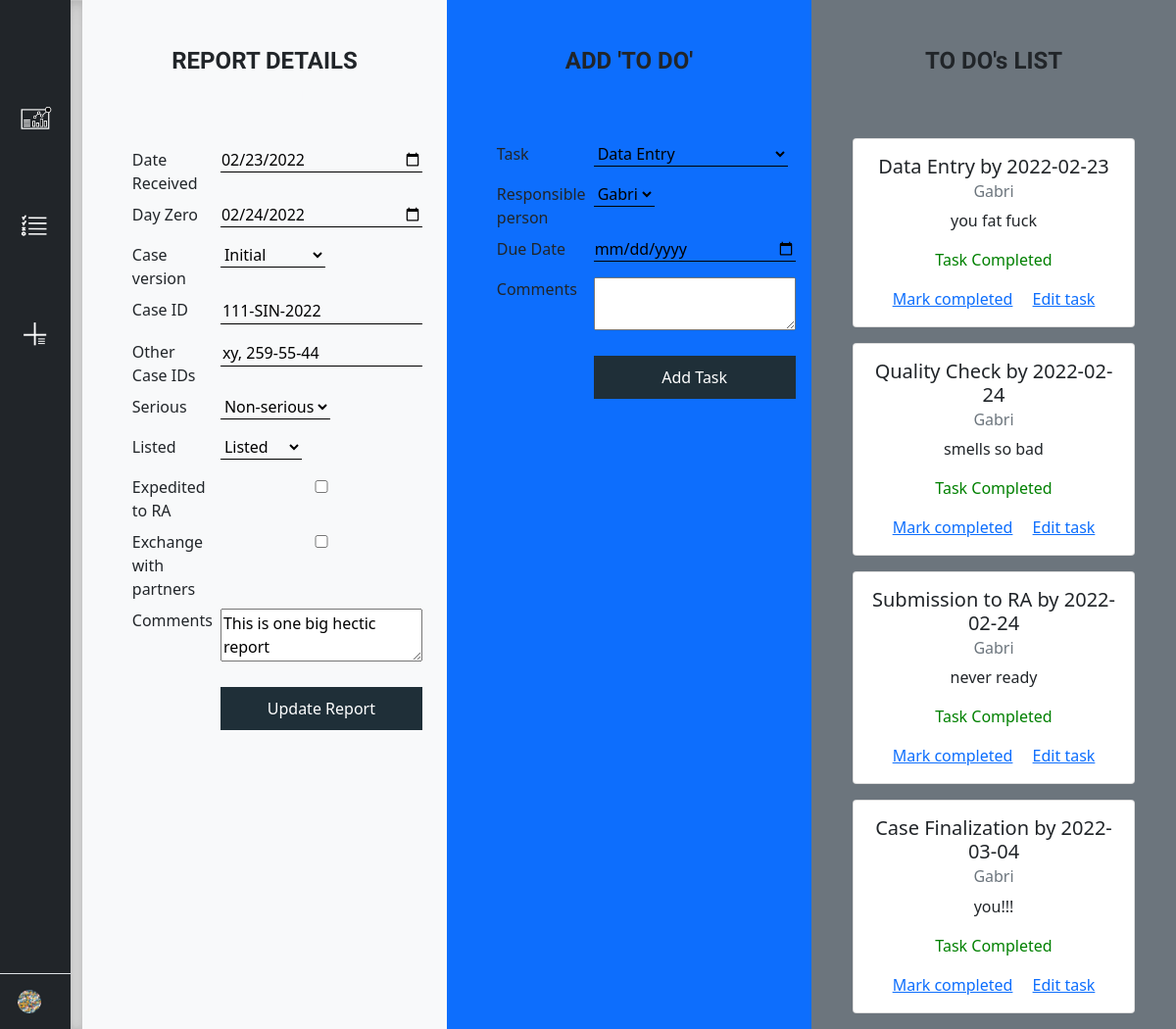
/report/1 (signed in), run on an earlier commit of the app's database.
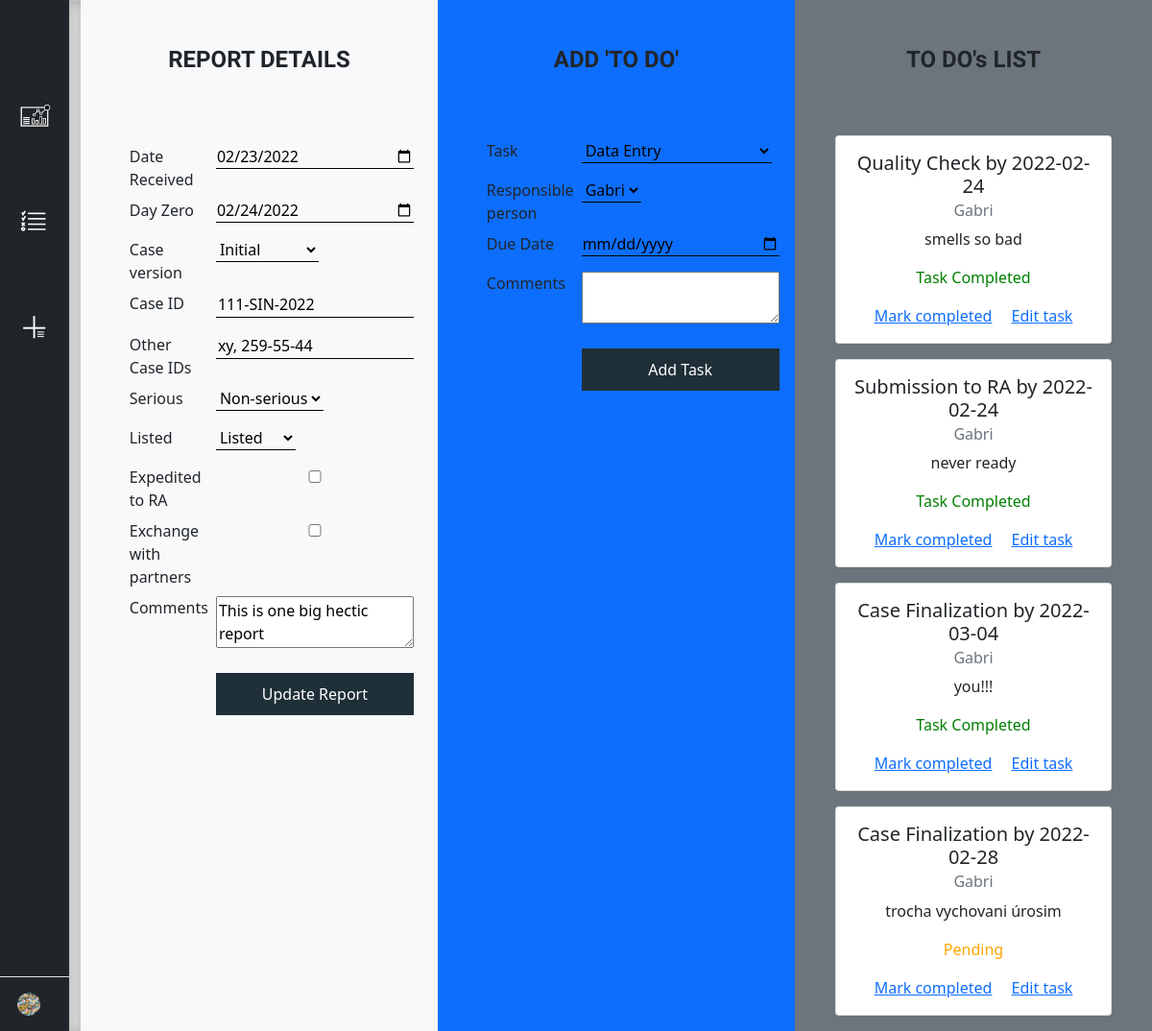
And on a later commit of the database.
### main.py (models this page shows)
class Task(UserMixin, db.Model):
    __tablename__ = "task"
    id = db.Column(db.Integer, primary_key=True, nullable=False)
    taskowner_id = db.Column(db.Integer, db.ForeignKey("user.id"))
    report_id = db.Column(db.Integer, db.ForeignKey("report.id"))
    task_name = db.Column(db.String(500), nullable=True)
    due_date = db.Column(db.Date, nullable=True)
    completed = db.Column(db.Boolean(), nullable=True)
    task_comments = db.Column(db.String(500), nullable=True)

class User(UserMixin, db.Model):
    __tablename__ = "user"
    id = db.Column(db.Integer, primary_key=True)
    username = db.Column(db.String(250), unique=True, nullable=False)
    password = db.Column(db.String(500), nullable=False)
    email = db.Column(db.String(250), unique=True, nullable=False)
    user_tasks = db.relationship("Task", backref='taskowner')

### main.py (the view, shortened to what this page needs)
@app.route("/report/<id>", methods=["GET", "POST"])
@login_required
def report(id):
    report = Report.query.filter_by(id=id).first()
    report_details_form = ReportForm(date_received=report.date_received, day_zero=report.day_zero,
                                     case_id=report.case_id, case_version=report.case_version,
                                     other_case_id=report.other_case_id, serious=report.serious,
                                     listed=report.listed, expedited=report.expedited,
                                     exchange=report.exchange, comments=report.comments)
    report_details_form.submit.label.text = 'Update Report'
    report_task_form = AddTaskForm()
    user_list = User.query.all()
    user_choices = [(user.id, user.username) for user in user_list]
    report_task_form.task_owner.choices = user_choices
    report_tasks = Task.query.filter_by(report_id=id).all()
    if request.method == "GET":
        return render_template("report.html", form=report_details_form,
                               new_task=report_task_form,
                               report_tasks=report_tasks,
                               report_id=id)
    return redirect(f"/report/{report.id}")

### forms.py
class ReportForm(FlaskForm):
    date_received = DateField("Date Received", validators=[DataRequired()])
    day_zero = DateField("Day Zero", validators=[DataRequired()])
    case_id = StringField("Case ID")
    case_version = SelectField("Case version", choices=["Initial", "Follow-up 1",
                                                        "Follow-up 2", "Follow-up 3",
                                                        "Follow-up 4", "Follow-up 5",
                                                        "Follow-up 6", "Follow-up 7"])
    other_case_id = StringField("Other Case IDs")
    serious = SelectField("Serious", choices=['Serious', 'Non-serious', 'N/A'])
    listed = SelectField("Listed", choices=['N/A', 'Listed', 'Unlisted'])
    expedited = BooleanField("Expedited to RA")
    exchange = BooleanField("Exchange with partners")
    comments = TextAreaField("Comments", validators=[Length(max=500)])
    submit = SubmitField("Add Report")

### main.py (called while the page is built)
@login_manager.user_loader
def load_user(user_id):
    return User.query.get(int(user_id))

### templates/report.html (shortened to what the changed rows need)
<!DOCTYPE html>
<html lang="en">
<head>
    <link href="https://cdn.jsdelivr.net/npm/bootstrap@5.1.3/dist/css/bootstrap.min.css" rel="stylesheet">
    <link rel="stylesheet" href="/static/css/dashboard_style.css">
</head>
<body>
    <main>
      <div class="container-fluid p-0 report-details scrollable">
        <div class="row w-100 h-100 m-0">
            <div class="col-lg-4 col-md-6 col-sm-12 bg-light">
              <div class="delete-report">
              <h2>REPORT DETAILS</h2>
              </div>
            </div>
            <div class="col-lg-4 col-md-6 col-sm-12 bg-primary">
                <h2>ADD 'TO DO'</h2>
            </div>
            <div class="col-lg-4 col-md-12 col-sm-12 bg-secondary scrollable">
              <h2>TO DO's LIST</h2>
              {% for task in report_tasks %}
              <div class="card todo-card center" style="width: 18rem;">
                <div class="card-body">
                  <h5 class="card-title">{{ task.task_name }} by {{ task.due_date }}</h5>
                  <h6 class="card-subtitle mb-2 text-muted">{{ task.taskowner.username }}</h6>
                  <p class="card-text">{{ task.task_comments }}</p>
                  {% if task.completed == True %}
                  <p class="card-text" style="color: green">Task Completed</p>
                  {% else %}
                  <p class="card-text" style="color: orange">Pending</p>
                  {% endif %}
                  <a href="{{ url_for('complete_task', task_id=task.id) }}" class="card-link">Mark completed</a>
                  <a href="{{ url_for('edit_task', task_id=task.id) }}" class="card-link">Edit task</a>
                </div>
              </div>
              {% endfor %}
          </div>
        </div>
      </div>
    </main>
</body>
</html>

What changed in the data, as far as the page shows it:
removed Task: task_name "Data Entry", due_date "2022-02-23", taskowner.username "Gabri", task_comments "you fat fuck", completed "Task Completed"
added Task: task_name "Case Finalization", due_date "2022-02-28", taskowner.username "Gabri", task_comments "trocha vychovani úrosim", completed "Pending"
